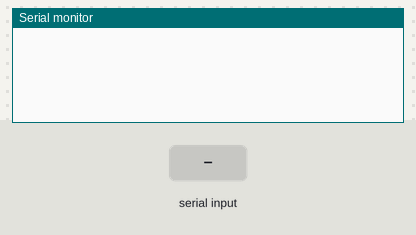
This sketch was run on a simulated Arduino Uno, built with avr-gcc and run on an emulated ATmega328P. Shown: the last lines printed to the serial monitor. The inputs (shaded band) are chosen by the test bench.

Above: at 1.2 s.
1.3 s: "90,45\n" received over Serial
At 2.5 s:
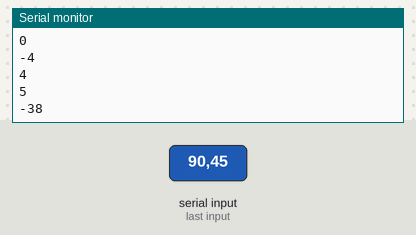
2.8 s: "30,150\n" received over Serial
At 3.8 s:
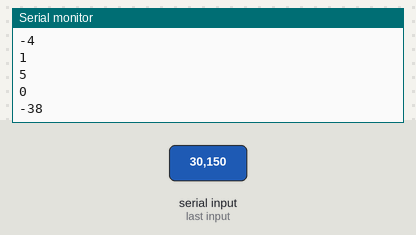
Timing chart, 0 to 5.8 s (numbered marks = the images above; inputs shaded):
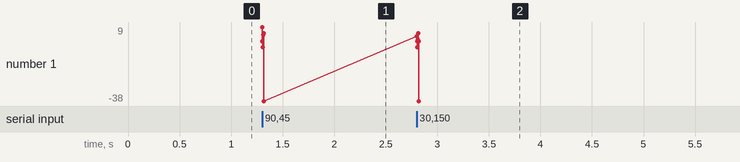

The sketch:

arduino_practice.ino
```cpp
char incomingByte = 0;
int choice = 0;

void setup() {
 //pinMode(LED_BUILTIN, OUTPUT);
 Serial.begin(9600);
 while (!Serial);

}

void loop() {
  /*digitalWrite(LED_BUILTIN, HIGH);
  delay(4000);
  digitalWrite(LED_BUILTIN, LOW);
  delay(4000);*/

 if(Serial.available()>0){
    incomingByte = Serial.read();
    choice = incomingByte - '0';
    Serial.println(choice);

    switch(choice);
    }
}
```

Measured:
- after the input at 1.3 s, the serial monitor: prints a new line at once (image 1)
- after the input at 2.8 s, the serial monitor: prints a new line at once (image 2)
